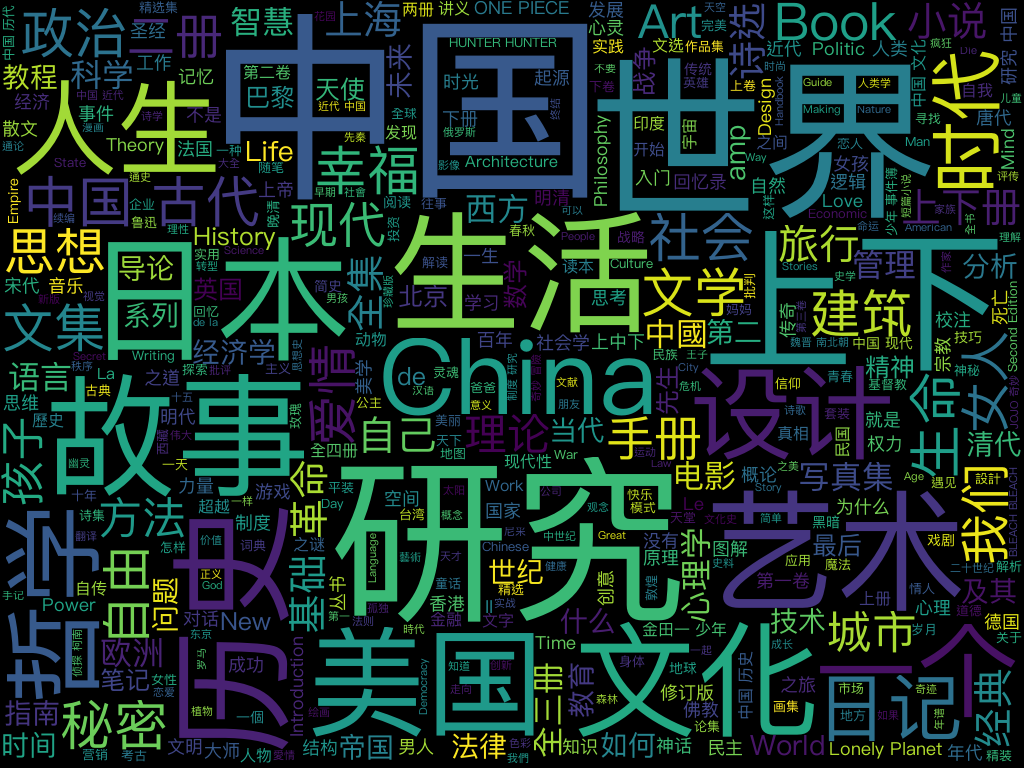

Reproduce this figure in Python.
# -*- coding:utf-8 -*-
import sqlite3
import jieba
import matplotlib.pyplot as plt
from wordcloud import WordCloud, STOPWORDS, ImageColorGenerator

db = sqlite3.connect('book.db')
sql = 'select name from book'
cursor = db.execute(sql)
words = []
for n in cursor:
    name = n[0].encode('utf-8')
    seg_lst = jieba.cut(name, cut_all=False)
    for w in seg_lst:
        words.append(w)
db.close()

print len(words)

wc = WordCloud(font_path='/System/Library/Fonts/PingFang.ttc',  # 设置字体
               background_color="black",  # 背景颜色
               max_words=2000,  # 词云显示的最大词数
               max_font_size=200,  # 字体最大值
               min_font_size=10,
               random_state=42,
               width=1024,
               height=768
               )
# 生成词云
wc.generate(' '.join(words))


plt.figure()
# 以下代码显示图片
plt.imshow(wc)
plt.axis("off")
plt.show()
# 绘制词云

# 保存图片
wc.to_file("Cloud.png")
